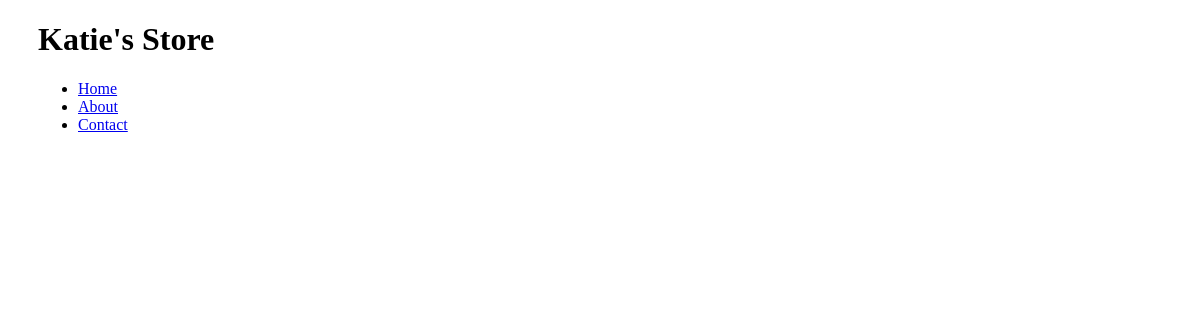
The app's page /, older data.
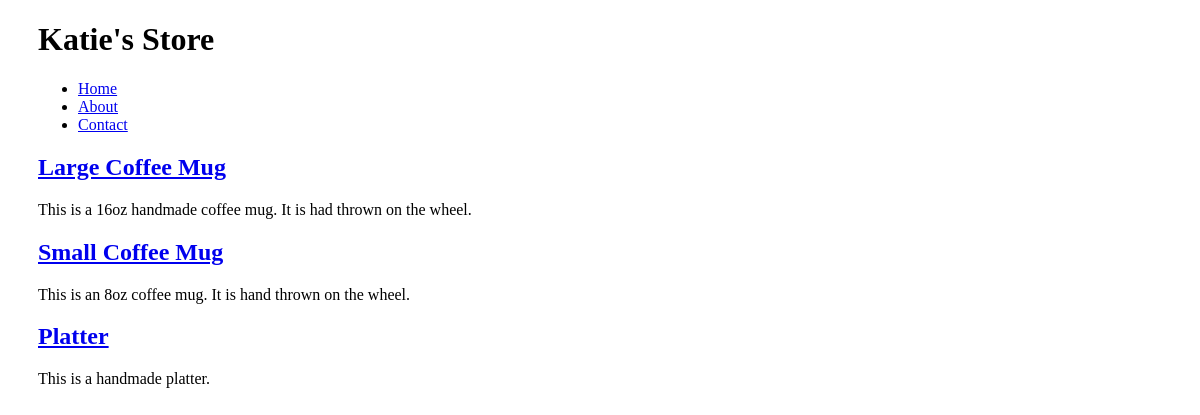
The same page, newer data.
### collection/models.py (models this page shows)
class Item(models.Model):
    name = models.CharField(max_length=255)
    description = models.TextField()
    slug = models.SlugField(unique=True)

### collection/views.py (the view)
# urls.py: url(r'^$', views.index, name='home'),
def index(request):
    item = Item.objects.all()
    return render(request, 'index.html', {'items': item,})

### collection/templates/index.html (shortened to what this page needs)
{% extends 'base.html' %}
{% load humanize %}
{% block content %}
  {% for item in items %}
  <h2><a href = "{% url 'item_detail' slug=item.slug %}">
    {{ item.name }}
  </a></h2>
  <p>{{ item.description }}</p>
  {% endfor %}
{% endblock content %}

### collection/templates/base.html (shortened to what this page needs)
{% load staticfiles %}
<!doctype html>
<html>
<head>
    <link rel="stylesheet" href="{% static 'css/style.css' %}" />
</head>
<body>
  <header>
      <h1>Katie's Store</h1>
      <nav>
        <ul>
          <li><a href="{% url 'home' %}">Home</a></li>
          <li><a href="{% url 'about' %}">About</a></li>
          <li><a href="{%url 'contact' %}">Contact</a></li>
        </ul>
      </nav>
    </header>
  {% block content %}{% endblock content %}
</body>
</html>

### collection/static/css/style.css (style rules this page uses)
body { padding-left: 30px; }
h1, h2, h3, h4 { font-family: 'Lobster', cursive; }

Row changes from the older to the newer data that the page shows:
added Item: name "Large Coffee Mug", description "This is a 16oz handmade coffee mug. It is had thrown on the wheel."
added Item: name "Small Coffee Mug", description "This is an 8oz coffee mug. It is hand thrown on the wheel."
added Item: name "Platter", description "This is a handmade platter."
